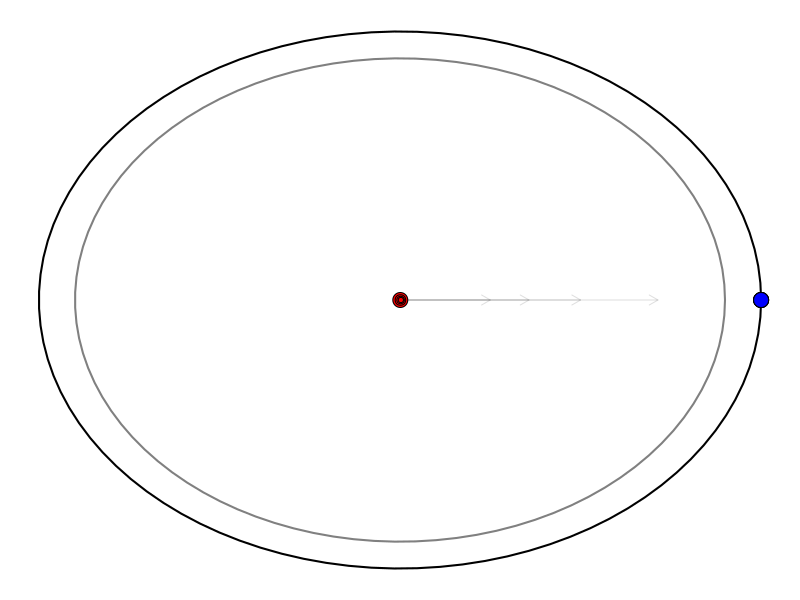
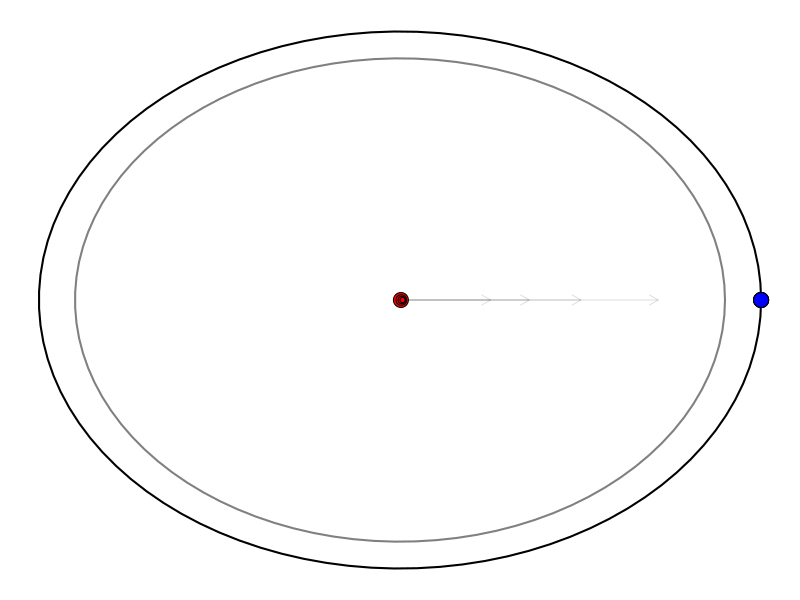
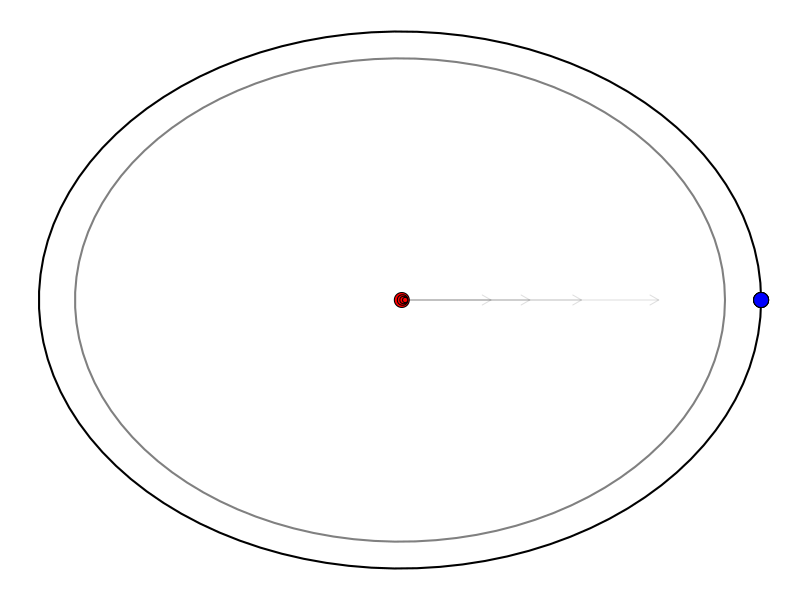
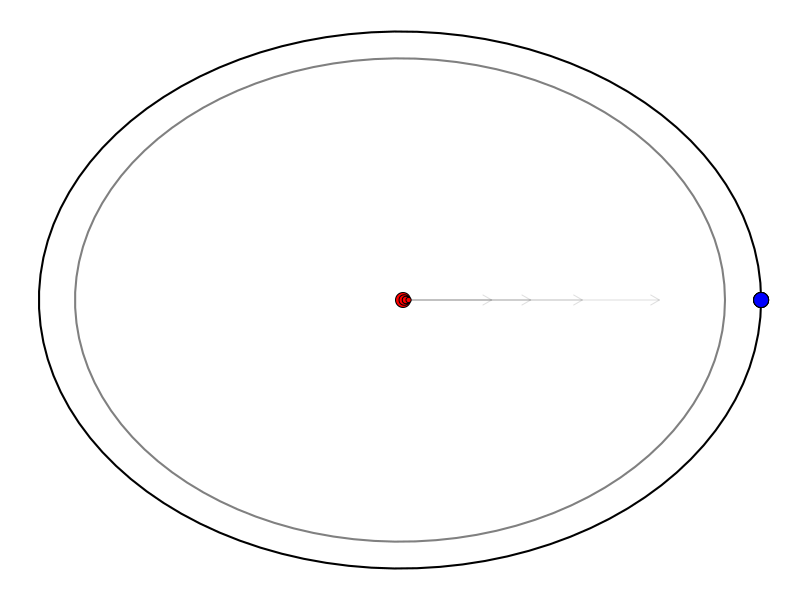
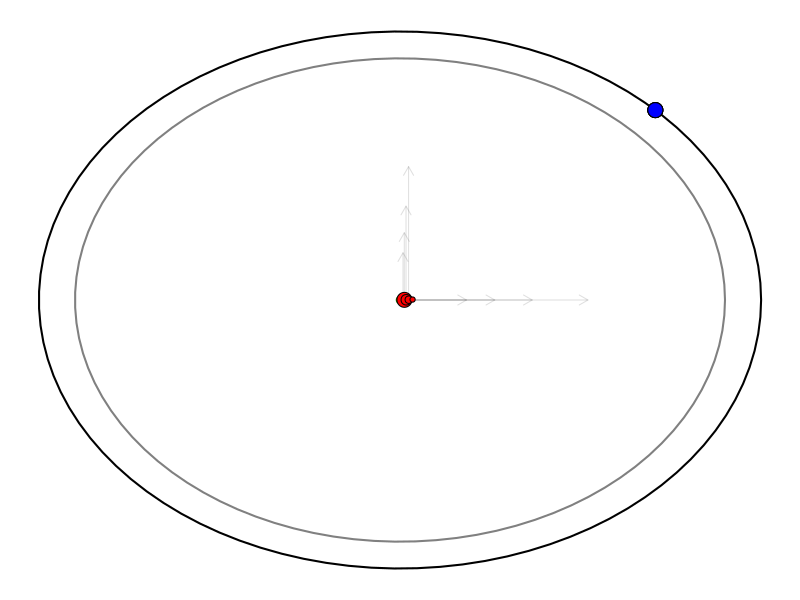
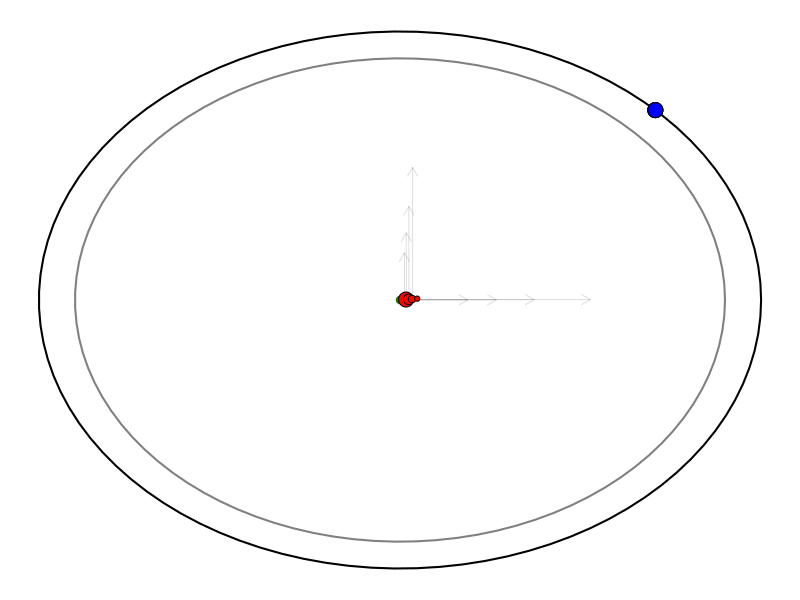
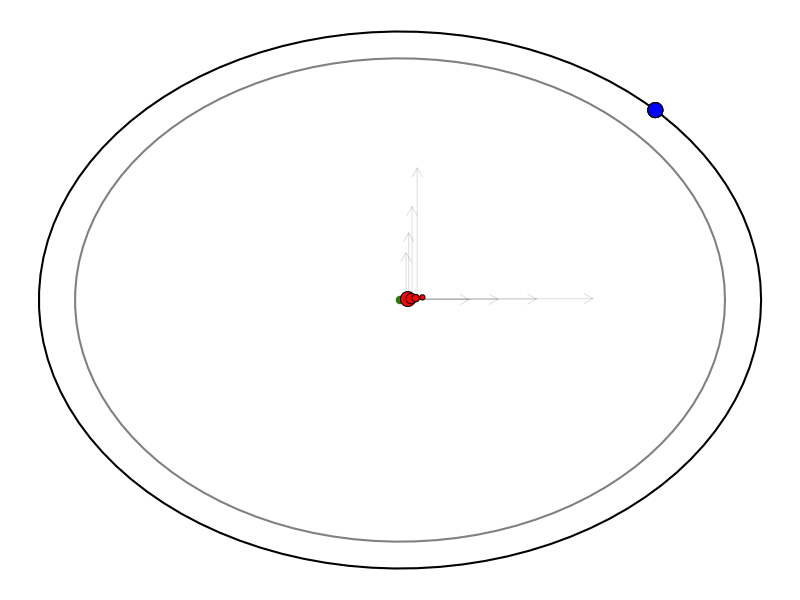
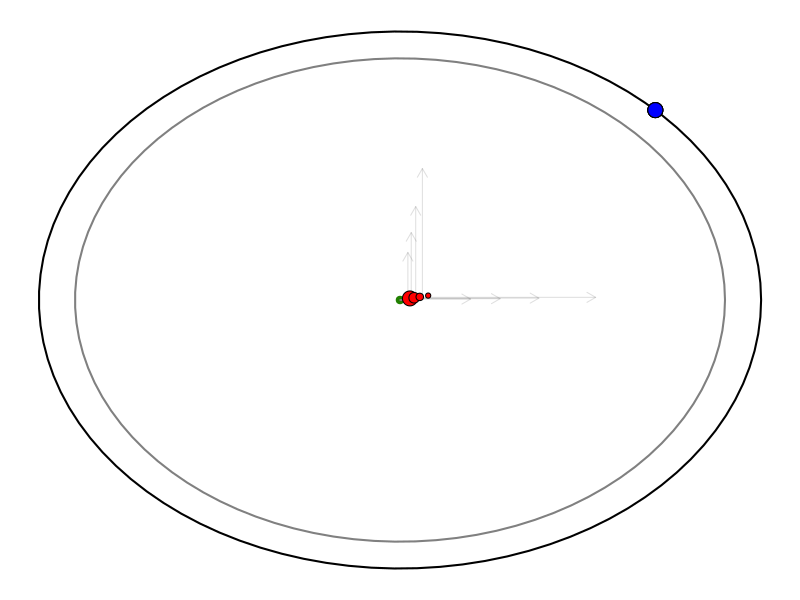

Recreate these plots in R, in order.
#!/usr/bin/Rscript

epl <- list(c(0,0),c(0,0),c(0,0),c(0,0));
apl <- list(c(0,0),c(0,0),c(0,0),c(0,0));
pathl <- list(NULL,NULL,NULL,NULL);
sizel <- list(2, 1.4, 1, 0.7, 0.4, 0.25);
png(filename="frame_%04d.png");
par(mar=c(0.5,0.5,0.5,0.5));
for(cycle in 1:8){
    cat(cycle,"\n");
    for(t in seq(0,2*pi,length.out=60)){
        plot(NA, xlim=c(-1,1), ylim=c(-1,1), axes=FALSE, ann=FALSE);
        points(x=cos(seq(0,2*pi, length.out=100)), col="#000000",
               y=sin(seq(0,2*pi, length.out=100)), type="l", lwd=2);
        points(x=0.9*cos(seq(0,2*pi, length.out=100)), col="#808080",
               y=0.9*sin(seq(0,2*pi, length.out=100)), type="l", lwd=2);
        points(x=0, y=0, type="p", col="#208000", pch=19);
        for(p in seq_along(epl)){
            ep <- epl[[p]];
            ap <- apl[[p]];
            psize <- sizel[[p]];
            path <- pathl[[p]];
            points(path, type="p", col="#80808080", pch=19,
                   cex=seq(0.1, psize, length.out=100));
            t <- round(t / (pi/4)) * (pi/4);
            px <- c(cos(t), sin(t));
            points(cos(t), sin(t), pch=21, cex=2, bg="blue", col="black");
            fv <- sqrt(sum((px-ep) * (px-ep))) / psize;
            fx <- fv * cos(t) * 0.5;
            fy <- fv * sin(t) * 0.5;
            if((abs(fx) > 0) || (abs(fy) > 0)){
                if(abs(fx) < 0.01){
                    arrows(x0=ep[1], y0=ep[2], col="#00000020",
                           x1=ep[1], y1=ep[2]+fy, length=0.1);
                } else if(abs(fy) < 0.01){
                    arrows(x0=ep[1], y0=ep[2], col="#00000020",
                           x1=ep[1]+fx, y1=ep[2], length=0.1);
                } else {
                    arrows(x0=rep(ep[1],2), y0=rep(ep[2],2), col="#00000020",
                           x1=ep[1]+c(fx,0), y1=ep[2]+c(0,fy), length=0.1);
                }
            }
            ap[1] <- ap[1] + fx/0.3 * 0.001;
            ap[2] <- ap[2] + fy/0.3 * 0.001;
            ep[1] <- ep[1] + ap[1];
            ep[2] <- ep[2] + ap[2];
            path <- tail(rbind(path, ep), 100);
            if(sqrt(sum(ep*ep)) > 0.9){
                ep <- c(0,0);
                ap <- c(0,0);
                path <- c(0,0);
            }
            Sys.sleep(0.03);
            epl[[p]] <- ep;
            apl[[p]] <- ap;
            pathl[[p]] <- path;
        }
        for(p in seq_along(epl)){
            ep <- epl[[p]];
            ap <- apl[[p]];
            psize <- sizel[[p]];
            path <- pathl[[p]];
            points(ep[1], ep[2], pch=21, bg="red", col="black",
                   cex=psize);
        }
    }
}
invisible(dev.off());
